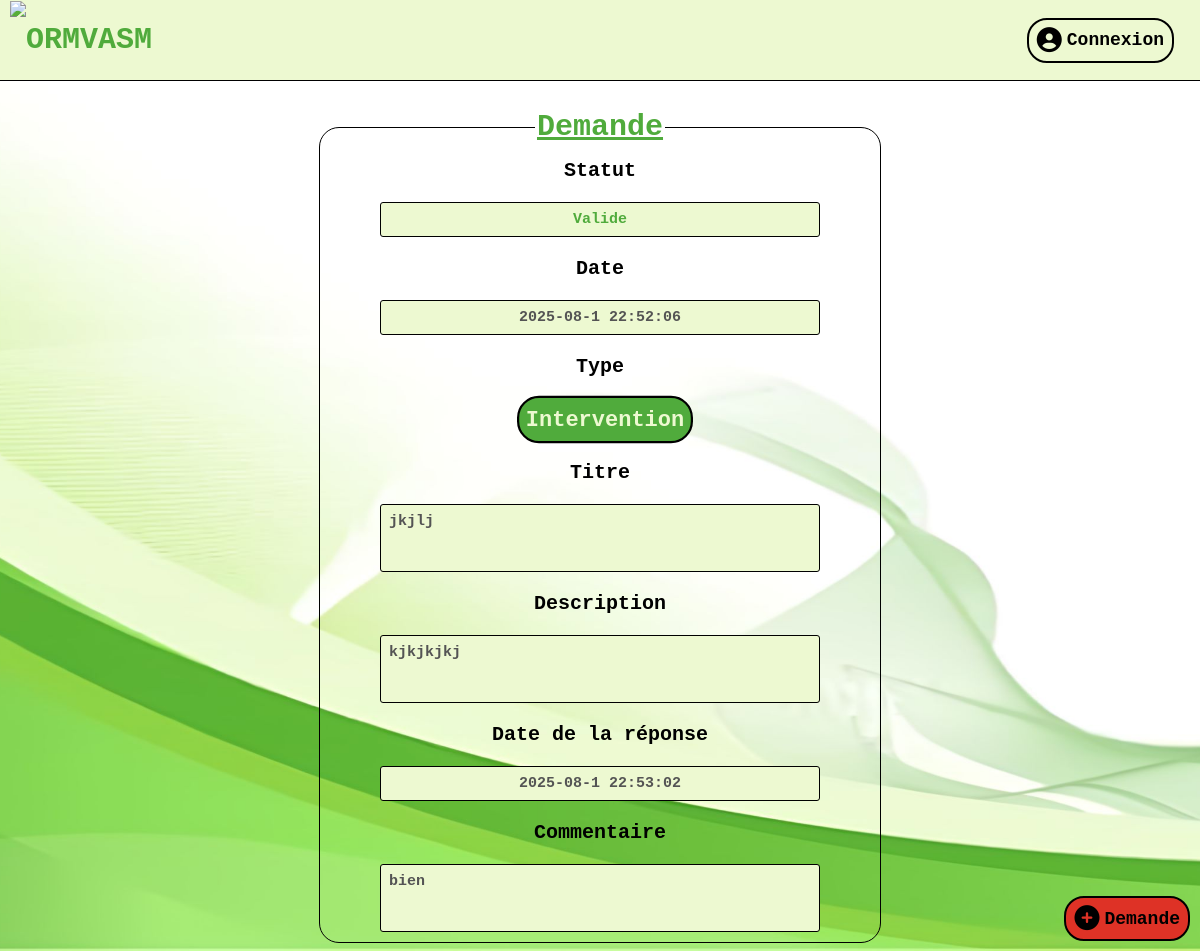
/Pages/voirdemande.php?id=36, run on the app's committed database.
### tables this page shows
CREATE TABLE IF NOT EXISTS `demandes` (
  `id` int NOT NULL AUTO_INCREMENT,
  `id_utilisateur` int NOT NULL,
  `titre` varchar(260) DEFAULT NULL,
  `description` text,
  `reponse` text,
  `datedemande` varchar(50) DEFAULT NULL,
  `type` varchar(20) DEFAULT NULL,
  `statut` varchar(40) DEFAULT NULL,
  `datereponse` varchar(40) DEFAULT NULL,
  PRIMARY KEY (`id`),
  KEY `id_utilisateur` (`id_utilisateur`)
);

### Pages/voirdemande.php (the view, shortened to what this page needs)
<?php
    require_once '../PHP/affichage.php';
    $mysqldb = connexionDB();
    $sql = "SELECT * FROM demandes WHERE id = :id";
    $statement = $mysqldb->prepare($sql);
    $statement->execute([
        ':id' => $_GET['id'],
    ]);
    $demande = $statement->fetch(PDO::FETCH_ASSOC);
?>
<!DOCTYPE HTML>
<html>
    <body>
        <form action="../PHP/formulairereponse.php" method="POST" onsubmit="return checkValidation();">
            <fieldset class="formulaire">
                <legend class="legend">Demande</legend>
                <div class="champs">
                    <?php
                        echo '<label for="statut">Statut</label>';
                        echo '<div class="groupe">';
                        if($demande['statut'] == "En attente"){
                            $style = "attente";
                        }
                        else if($demande['statut'] == "Valide"){
                            $style = "valide";
                        }
                        else{
                            $style = "refuse";
                        }
                        echo '<input type="text" name="statut" id="statut" class="inputformulaire '.$style.'" value="'.$demande['statut'].'" disabled>';
                        echo '</div>';
                    ?>
                    <label for="date">Date</label>
                    <div class="groupe">
                        <input type="text" name="date" id="date" class="inputformulaire" value="<?php echo($demande['datedemande']); ?>" disabled>
                    </div>
                    <label>Type</label>
                    <div class="groupe radio">
                        <?php
                            $string = str_split($demande['type']);
                            $type = strtoupper($string[0]);
                            $i=0;
                            foreach($string as $s){
                                if($i!=0){
                                    $type = $type . $s;
                                }
                                $i = 1;
                            }
                            echo '<label for="'.$demande['type'].'">'.$type.'</label>';
                        ?>
                    </div>
                    <label for="titre">Titre</label>
                    <div class="groupe">
                        <textarea type="text" name="titre" id="titre" class="textformulaire fit" placeholder="Ecrivez ici le titre de la demande..." maxlength="92" disabled><?php echo($demande['titre']); ?></textarea>
                    </div>
                    <label for="description">Description</label>
                    <div class="groupe">
                        <textarea type="text" name="description" id="description" class="textformulaire fit" placeholder="Ecrivez ici la description de la demande..." maxlength="1978" disabled><?php echo($demande['description']); ?></textarea>
                    </div>
                    <?php
                        if($_SESSION['role'] != "admin"){
                            if($demande['statut'] != "En attente"){
                                echo '<label for="datereponse">Date de la réponse</label>';
                                echo '<div class="groupe">';
                                echo '    <input type="text" name="datereponse" id="datereponse" class="inputformulaire" value="'.$demande['datereponse'].'" disabled>';
                                echo '</div>';
                                echo '<label for="reponse">Commentaire</label>';
                                echo '<div class="groupe">';
                                echo '<textarea type="text" name="reponse" id="reponse" class="textformulaire margin" placeholder="Ecrivez ici votre commentaire..." maxlength="1978" disabled>'.$demande['reponse'].'</textarea>';
                                echo '</div>';
                            }
                            else{
                                echo '<div class="margin"></div>';
                            }
                        }
                    ?>
                </div>
            </fieldset>
        </form>
    </body>
</html>

### CSS/style.css (style rules this page uses)
body { background-image: url("../Data/fondecran.jpeg"); background-size: cover; background-position: center; background-repeat: no-repeat; background-attachment: fixed; }
.lienlogo, .lienlogoicone, .inputradio + label { display: flex; justify-content: center; align-items: center; width: auto; height: 98%; text-decoration: none; margin-left: 10px; }
.lienlogoicone, .inputradio + label { border-radius: 20px; border: 2px solid black; padding: 8px; }
.champs { display: flex; justify-content: center; align-items: center; flex-direction: column; color: black; font-size: 20px; font-family: 'Courier New', Courier, monospace; font-weight: bold; gap: 20px; width: 100%; }
.formulaire { display: flex; justify-content: center; align-items: center; width: 550px; height: auto; margin: 110px auto 2px auto; padding: 5px; border-radius: 20px; color: black; text-align: center; border: 1px solid black; }
.legend { color: #50ab3c; text-decoration: underline; font-size: 30px; font-weight: bold; font-family: 'Courier New', Courier, monospace; margin-bottom: 10px; }
.inputformulaire, .submitformulaire, .compteformulaire, .textformulaire, .selectstatut, .selectstatut select { width: 100%; border-radius: 3px; border: 1px solid black; font-size: 15px; padding: 8px; font-weight: bold; font-family: 'Courier New', Courier, monospace; text-align: center; background-color: #edf9d1; }
.groupe { display: flex; align-items: center; justify-content: space-between; width: 80%; }
.margin { margin-bottom: 5px; }
.inputradio + label { background-color: #edf9d1; color: black; cursor: pointer; width: 140px; }
.inputradio:checked + label { transform: scale(1.1); background-color: #50ab3c; color: #edf9d1; }
.textformulaire { text-align: left; min-height: 30px; resize: none; overflow: hidden; }
.radio { display: flex; flex-wrap: wrap; justify-content: center; align-items: center; width: 100%; gap: 10px; }
.valide { color: #50ab3c; }

### data on the page
demandes: statut "Valide", date "2025-08-1 22:52:06", titre "jkjlj", description "kjkjkjkj", datereponse "2025-08-1 22:53:02", reponse "bien"

### other printed values
$type "Intervention"
